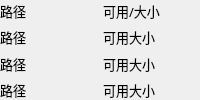
        <widget class="QWidget" name="widget_23" native="true">
         <layout class="QGridLayout" name="gridLayout">
          <property name="leftMargin">
           <number>0</number>
          </property>
          <property name="topMargin">
           <number>0</number>
          </property>
          <property name="rightMargin">
           <number>0</number>
          </property>
          <property name="bottomMargin">
           <number>0</number>
          </property>
          <property name="verticalSpacing">
           <number>6</number>
          </property>
          <item row="3" column="0">
           <widget class="QLabel" name="label_23">
            <property name="font">
             <font>
              <family>OPPOSans B</family>
              <pointsize>10</pointsize>
              <stylestrategy>PreferAntialias</stylestrategy>
             </font>
            </property>
            <property name="text">
             <string>路径</string>
            </property>
           </widget>
          </item>
          <item row="0" column="0">
           <widget class="QLabel" name="label_20">
            <property name="font">
             <font>
              <family>OPPOSans B</family>
              <pointsize>10</pointsize>
              <stylestrategy>PreferAntialias</stylestrategy>
             </font>
            </property>
            <property name="text">
             <string>路径</string>
            </property>
           </widget>
          </item>
          <item row="1" column="0">
           <widget class="QLabel" name="label_21">
            <property name="font">
             <font>
              <family>OPPOSans B</family>
              <pointsize>10</pointsize>
              <stylestrategy>PreferAntialias</stylestrategy>
             </font>
            </property>
            <property name="text">
             <string>路径</string>
            </property>
           </widget>
          </item>
          <item row="2" column="0">
           <widget class="QLabel" name="label_22">
            <property name="font">
             <font>
              <family>OPPOSans B</family>
              <pointsize>10</pointsize>
              <stylestrategy>PreferAntialias</stylestrategy>
             </font>
            </property>
            <property name="text">
             <string>路径</string>
            </property>
           </widget>
          </item>
          <item row="0" column="1">
           <widget class="QLabel" name="label_28">
            <property name="font">
             <font>
              <family>OPPOSans B</family>
              <pointsize>10</pointsize>
              <stylestrategy>PreferAntialias</stylestrategy>
             </font>
            </property>
            <property name="text">
             <string>可用/大小</string>
            </property>
           </widget>
          </item>
          <item row="1" column="1">
           <widget class="QLabel" name="label_29">
            <property name="font">
             <font>
              <family>OPPOSans B</family>
              <pointsize>10</pointsize>
              <stylestrategy>PreferAntialias</stylestrategy>
             </font>
            </property>
            <property name="text">
             <string>可用大小</string>
            </property>
           </widget>
          </item>
          <item row="2" column="1">
           <widget class="QLabel" name="label_30">
            <property name="font">
             <font>
              <family>OPPOSans B</family>
              <pointsize>10</pointsize>
              <stylestrategy>PreferAntialias</stylestrategy>
             </font>
            </property>
            <property name="text">
             <string>可用大小</string>
            </property>
           </widget>
          </item>
          <item row="3" column="1">
           <widget class="QLabel" name="label_31">
            <property name="font">
             <font>
              <family>OPPOSans B</family>
              <pointsize>10</pointsize>
              <stylestrategy>PreferAntialias</stylestrategy>
             </font>
            </property>
            <property name="text">
             <string>可用大小</string>
            </property>
           </widget>
          </item>
         </layout>
        </widget>
